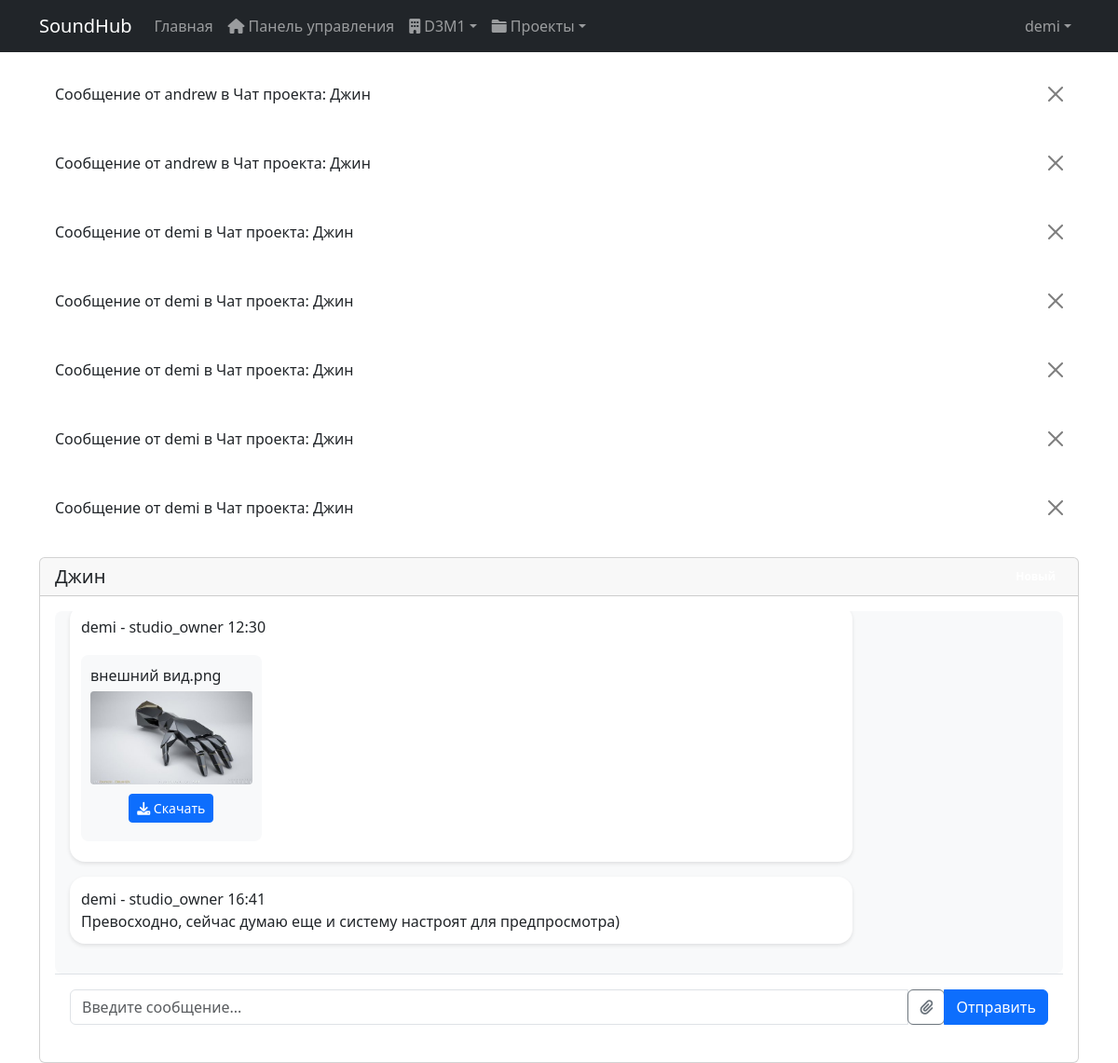
/api/chats/project/1/ (signed in), run on the app's committed database.
### studios/models.py (models this page shows)
class Studio(models.Model):
    name = models.CharField(max_length=255)
    owner = models.ForeignKey(User, related_name='owned_studios', on_delete=models.CASCADE)
    workers = models.ManyToManyField(User, related_name='work_studios')
    description = models.TextField()
    address = models.TextField()
    equipment_list = models.JSONField(default=list)
    pricing = models.JSONField(default=dict)  # Формат: {"service_type": price}
    commission_percent = models.DecimalField(max_digits=5, decimal_places=2)  # Комиссия студии

### users/models.py (models this page shows)
class User(AbstractUser):
    USER_TYPES = (
        ('musician', 'Музыкант'),
        ('studio_owner', 'Владелец студии'),
        ('studio_worker', 'Работник студии')
    )
    user_type = models.CharField(max_length=20, choices=USER_TYPES)
    phone = models.CharField(max_length=20, blank=True)
    is_verified = models.BooleanField(default=False)

### chats/models.py (models this page shows, shortened)
class Message(models.Model):
    chat = models.ForeignKey(Chat, on_delete=models.CASCADE, related_name='messages')
    sender = models.ForeignKey(settings.AUTH_USER_MODEL, on_delete=models.CASCADE)
    text = models.TextField()
    created_at = models.DateTimeField(auto_now_add=True)
    is_read = models.BooleanField(default=False)
    def __str__(self):
        return f'Сообщение от {self.sender.username} в {self.chat}'

class Chat(models.Model):
    project = models.OneToOneField(Project, on_delete=models.CASCADE, related_name='chat', null=True, blank=True)
    studio = models.ForeignKey('studios.Studio', on_delete=models.CASCADE, related_name='chats', null=True, blank=True)
    participants = models.ManyToManyField(settings.AUTH_USER_MODEL, related_name='chats', blank=True)
    created_at = models.DateTimeField(auto_now_add=True)
    updated_at = models.DateTimeField(auto_now=True)
    def get_last_message(self):
        return self.messages.order_by('-created_at').first()
    def __str__(self):
        return f'Чат проекта: {self.project.title if self.project else "Без проекта"}'

class Project(models.Model):
    title = models.CharField(max_length=200)
    description = models.TextField(blank=True)
    created_at = models.DateTimeField(default=timezone.now)
    updated_at = models.DateTimeField(auto_now=True)
    client = models.ForeignKey(settings.AUTH_USER_MODEL, on_delete=models.CASCADE, related_name='client_projects', default=0)
    studio = models.ForeignKey('studios.Studio', on_delete=models.CASCADE, related_name='studio_projects', default=0)
    status = models.CharField(max_length=20, choices=[
        ('new', 'Новый'),
        ('in_progress', 'В работе'),
        ('completed', 'Завершен'),
        ('cancelled', 'Отменен')
    ], default='new')

class File(models.Model):
    FILE_TYPES = [
        ('audio', 'Аудио'),
        ('image', 'Изображение'),
        ('video', 'Видео'),
        ('document', 'Документ')
    ]
    message = models.ForeignKey(Message, on_delete=models.CASCADE, related_name='files', default='')
    file = models.FileField(upload_to='chat_files/%Y/%m/%d/')
    file_type = models.CharField(max_length=20, choices=FILE_TYPES, default=FILE_TYPES[3][0])
    filename = models.CharField(max_length=255, default='')
    uploaded_at = models.DateTimeField(auto_now_add=True)
    size = models.IntegerField(help_text='Размер файла в байтах', default=0)

### chats/views.py (the view, shortened to what this page needs)
# urls.py: path('project/<int:project_id>/', views.project_chat, name='project_chat'),
@login_required
def project_chat(request, project_id):
    project = get_object_or_404(Project, id=project_id)
    if request.user != project.client and request.user != project.studio.owner and request.user not in project.studio.workers.all():
        raise PermissionDenied
    chat, created = Chat.objects.get_or_create(project=project)
    messages = chat.messages.select_related('sender').prefetch_related('files').order_by('created_at')
    return render(request, 'chats/chat.html', {
        'project': project,
        'chat': chat,
        'messages': messages
    })

### chats/templates/chats/chat.html (shortened to what this page needs)
{% extends 'base.html' %}
{% load static %}
{% block content %}
<div class="container mt-4">
    <div class="row">
        <div class="col-md-12">
            <div class="card">
                <div class="card-header d-flex justify-content-between align-items-center">
                    <h5 class="mb-0">{{ project.title }}</h5>
                    <span class="badge bg-{{ project.status }}">{{ project.get_status_display }}</span>
                </div>
                <div class="card-body chat-container">
                    <div class="messages-container" id="messages">
                        {% for message in messages %}
                            {% include 'chats/message.html' with message=message %}
                        {% endfor %}
                    </div>
                    <form class="message-form" method="post" enctype="multipart/form-data" id="message-form">
                        <div class="input-group">
                            <input type="text" name="message" class="form-control" placeholder="Введите сообщение...">
                            <div class="file-input-container">
                                <button class="btn btn-outline-secondary" type="button">
                                    <i class="fas fa-paperclip"></i>
                            </button>
                            </div>
                            <button type="submit" class="btn btn-primary">Отправить</button>
                        </div>
                    </form>
                </div>
            </div>
        </div>
    </div>
</div>
{% endblock %}

### templates/base.html (shortened to what this page needs)
<!DOCTYPE html>
<html lang="ru">
  <head>
    <link href="https://cdn.jsdelivr.net/npm/bootstrap@5.3.0/dist/css/bootstrap.min.css" rel="stylesheet" />
    <link rel="stylesheet" href="https://cdnjs.cloudflare.com/ajax/libs/font-awesome/6.0.0/css/all.min.css" />
  </head>
  <body>
    <nav class="navbar navbar-expand-lg navbar-dark bg-dark">
      <div class="container">
        <a class="navbar-brand" href="{% url 'index' %}">SoundHub</a>
        <div class="collapse navbar-collapse" id="navbarNav">
          <ul class="navbar-nav me-auto">
            <li class="nav-item">
              <a class="nav-link" href="{% url 'index' %}">Главная</a>
            </li>
            {% if user.is_authenticated %}
              {% if user.user_type == 'musician' %}
                <li class="nav-item">
                  <a class="nav-link" href="{% url 'musician_dashboard' %}"><i class="fas fa-home me-1"></i>Панель управления</a>
                </li>
                <li class="nav-item">
                  <a class="nav-link" href="{% url 'studios:studios_list' %}"><i class="fas fa-plus me-1"></i>Создать проект</a>
                </li>
                <li class="nav-item dropdown">
                  <a class="nav-link dropdown-toggle" href="#" id="projectsDropdown" role="button" data-bs-toggle="dropdown"><i class="fas fa-folder me-1"></i>Мои проекты</a>
                  <ul class="dropdown-menu">
                    {% for project in user.client_projects.all|slice:':5' %}
                      <li>
                        <a class="dropdown-item" href="{% url 'chats:project_chat' project.id %}">
                          {{ project.title }}
                          {% if project.chat.get_last_message and not project.chat.get_last_message.is_read and project.chat.get_last_message.sender != user %}
                            <span class="badge bg-danger">Новое</span>
                          {% endif %}
                        </a>
                      </li>
                    {% empty %}
                      <li>
                        <span class="dropdown-item text-muted">Нет проектов</span>
                      </li>
                    {% endfor %}
                    {% if user.client_projects.count > 5 %}
                      <li>
                        <hr class="dropdown-divider" />
                      </li>
                      <li>
                        <a class="dropdown-item" href="{% url 'musician_projects' %}">Все проекты</a>
                      </li>
                    {% endif %}
                  </ul>
                </li>
              {% elif user.user_type == 'studio_owner' %}
                <li class="nav-item">
                  <a class="nav-link" href="{% url 'studio_owner_dashboard' %}"><i class="fas fa-home me-1"></i>Панель управления</a>
                </li>
                {% if user.owned_studios.exists %}
                  {% with studio=user.owned_studios.first %}
                    <li class="nav-item dropdown">
                      <a class="nav-link dropdown-toggle" href="#" id="studioDropdown" role="button" data-bs-toggle="dropdown"><i class="fas fa-building me-1"></i>{{ studio.name }}</a>
                    </li>
                    <li class="nav-item dropdown">
                      <a class="nav-link dropdown-toggle" href="#" id="projectsDropdown" role="button" data-bs-toggle="dropdown"><i class="fas fa-folder me-1"></i>Проекты</a>
                    </li>
                  {% endwith %}
                {% endif %}
              {% endif %}
            {% endif %}
          </ul>
          <ul class="navbar-nav">
            {% if user.is_authenticated %}
              <li class="nav-item dropdown">
                <a class="nav-link dropdown-toggle" href="#" id="navbarDropdown" role="button" data-bs-toggle="dropdown">{{ user.username }}</a>
              </li>
            {% endif %}
          </ul>
        </div>
      </div>
    </nav>
    {% if messages %}
      <div class="container mt-3">
        {% for message in messages %}
          <div class="alert alert-{{ message.tags }} alert-dismissible fade show" role="alert">
            {{ message }}
            <button type="button" class="btn-close" data-bs-dismiss="alert"></button>
          </div>
        {% endfor %}
      </div>
    {% endif %}
    {% block content %}
    {% endblock %}
  </body>
</html>

### chats/templates/chats/message.html (shortened to what this page needs)
{% load static %}
<div class="message {% if message.sender == user %}message-sent{% else %}message-received{% endif %}" data-message-id="{{ message.id }}">
    <div class="message-content">
        <div class="message-header">
            <span class="message-sender">{{ message.sender.get_full_name|default:message.sender.username }} - {{ message.sender.user_type }}</span>
            <span class="message-time">{{ message.created_at|date:"H:i" }}</span>
        </div>
        {% if message.text %}
            <div class="message-text">{{ message.text }}</div>
        {% endif %}
        {% if message.files.exists %}
            <div class="message-files">
                {% for file in message.files.all %}
                    <div class="file-preview">
                        {% if file.file_type == 'image' %}
                            <div class="image-preview-container">
                                <span class="file-name">{{ file.filename }}</span>
                                <img controls src="http://127.0.0.1:8000/{{ file.file }}" alt="{{ file.filename }}" class="img-fluid preview-image" style="max-height: 300px; cursor: pointer;" onclick="openImagePreview(this.src)">
                                <div class="image-actions">
                                    <a href="{% url 'chats:download_file' file.id %}" class="btn btn-sm btn-primary">
                                        <i class="fas fa-download"></i> Скачать
                                    </a>
                                </div>
                            </div>
                        {% endif %}
                    </div>
                {% endfor %}
            </div>
        {% endif %}
    </div>
</div>

### chats/templates/chats/chat.html (style rules this page uses)
.chat-container { height: calc(100vh - 300px); display: flex; flex-direction: column; }
.messages-container { flex-grow: 1; overflow-y: auto; padding: 1rem; background: #f8f9fa; border-radius: 0.5rem; }
.message { margin-bottom: 1rem; max-width: 80%; }
.message-content { padding: 0.75rem; border-radius: 1rem; background: #fff; box-shadow: 0 2px 4px rgba(0,0,0,0.1); }
.message-files { display: flex; flex-wrap: wrap; gap: 0.5rem; margin-top: 0.5rem; }
.file-preview { object-fit: cover; border-radius: 0.5rem; cursor: pointer; }
.message-form { padding: 1rem; background: white; border-top: 1px solid #dee2e6; }
.file-input-container { position: relative; overflow: hidden; }

### chats/templates/chats/message.html (style rules this page uses)
.file-preview { margin: 10px 0; border-radius: 8px; overflow: hidden; background: #f8f9fa; padding: 10px; }
.file-preview img { height: 100px; }
.image-preview-container, .video-preview-container, .audio-preview-container, .file-preview-container { position: relative; margin-bottom: 10px; }
.preview-image { border-radius: 4px; transition: transform 0.2s; }
.image-actions, .video-actions, .audio-actions { margin-top: 10px; text-align: center; }
.file-name { display: block; margin-bottom: 5px; word-break: break-all; }

### data on the page
Studio: name "D3M1"
User: username "demi"
Message: sender+chat "Сообщение от andrew в Чат проекта: Джин"
Message: sender+chat "Сообщение от andrew в Чат проекта: Джин"
Message: sender+chat "Сообщение от demi в Чат проекта: Джин"
Message: sender+chat "Сообщение от demi в Чат проекта: Джин"
Message: sender+chat "Сообщение от demi в Чат проекта: Джин"
Message: sender+chat "Сообщение от demi в Чат проекта: Джин", sender.get_full_name "demi", sender.user_type "studio_owner", created_at "12:30"
Message: sender+chat "Сообщение от demi в Чат проекта: Джин", sender.get_full_name "demi", sender.user_type "studio_owner", created_at "16:41", text "Превосходно, сейчас думаю еще и систему настроят для предпросмотра)"
Project: title "Джин"
File: filename "внешний вид.png", file (picture)
